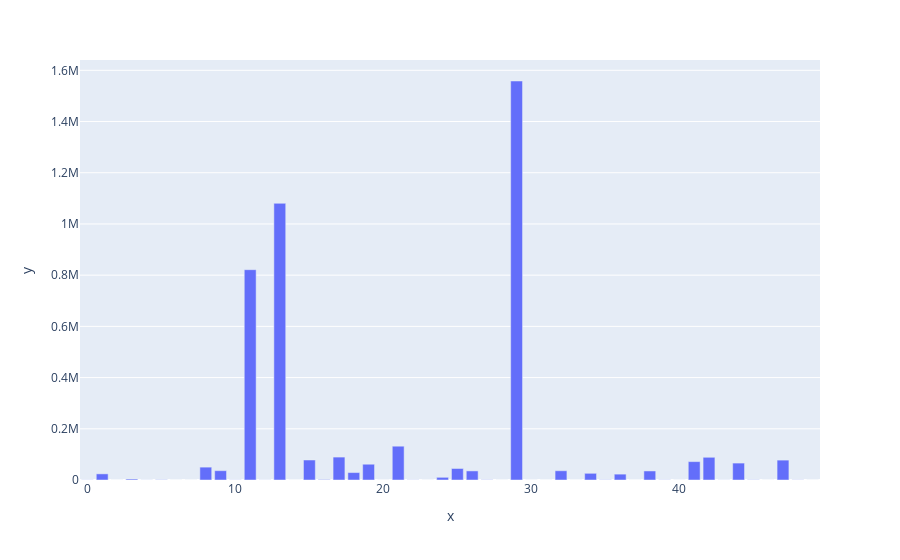

The notebook cell this image was saved under:
### Markdown cell above
## Feature selection

### Code cell
from sklearn.model_selection import train_test_split
from sklearn.feature_selection import SelectKBest,f_regression,mutual_info_regression
from sklearn.linear_model import LinearRegression
from sklearn.metrics import mean_absolute_error
import plotly.express as plt

y = player_df_n['points']
X = player_df_n.drop(['year','points'],axis=1)

X_train, X_test, y_train, y_test = train_test_split(X, y, test_size=0.33, random_state=0)

print(X_train.shape,y_train.shape)
print(X_test.shape,y_test.shape)

def select_features(X_train,y_train,X_test):
    #configure to select all features
    fs = SelectKBest(score_func=f_regression,k='all')
    #learn relationshiip from traing data
    fs.fit(X_train,y_train)
    #tranform train input data
    X_train_fs = fs.transform(X_train)
    #transform test input data
    X_test_fs = fs.transform(X_test)
    return X_train_fs,X_test_fs,fs

#feature selection
X_train_fs,X_test_fs,fs = select_features(X_train,y_train,X_test)


#fit model
model = LinearRegression()
model.fit(X_train_fs,y_train)

#evalue model
y_predit = model.predict(X_test_fs)

# evaluate predictions
mae = mean_absolute_error(y_test, y_predit)
print('MAE: %.3f' % mae)

# what are scores for the features
for i in range(len(fs.scores_)):
	print('Feature%d %s: %f' % (i, fs.feature_names_in_[i], fs.scores_[i]))
fig = plt.bar(x=[i for i in range(len(fs.scores_))],y=fs.scores_)
fig.show()

### Figure 1 — Plotly figure (JSON) as saved in the notebook; plotly's stock layout.template omitted (floating-point values rounded to 4 significant figures)
{"data": [{"alignmentgroup": "True", "hovertemplate": "x=%{x}<br>y=%{y}<extra></extra>", "legendgroup": "", "marker": {"color": "#636efa", "pattern": {"shape": ""}}, "name": "", "offsetgroup": "", "orientation": "v", "showlegend": false, "textposition": "auto", "type": "bar", "x": [0, 1, 2, 3, 4, 5, 6, 7, 8, 9, 10, 11, 12, 13, 14, 15, 16, 17, 18, 19, 20, 21, 22, 23, 24, 25, 26, 27, 28, 29, 30, 31, 32, 33, 34, 35, 36, 37, 38, 39, 40, 41, 42, 43, 44, 45, 46, 47, 48, 49], "xaxis": "x", "y": [485.9, 23950.0, 17.15, 3806.0, 316.7, 882.8, 2.69, 8.653, 50210.0, 36390.0, 459.9, 821400.0, 323.3, 1081000.0, 5.358, 78100.0, 1693.0, 89490.0, 29040.0, 61580.0, 22.59, 132000.0, 545.2, 74.13, 10460.0, 44940.0, 35490.0, 847.3, 6.771, 1558000.0, 93.29, 15.32, 36110.0, 7.632, 26130.0, 835.9, 22880.0, 6.626, 35300.0, 629.7, 114.8, 71790.0, 88710.0, 295.3, 66070.0, 831.8, 8.382, 77640.0, 579.4, 13.16], "yaxis": "y"}], "layout": {"barmode": "relative", "legend": {"tracegroupgap": 0}, "margin": {"t": 60}, "xaxis": {"anchor": "y", "domain": [0, 1], "title": {"text": "x"}}, "yaxis": {"anchor": "x", "domain": [0, 1], "title": {"text": "y"}}}}
